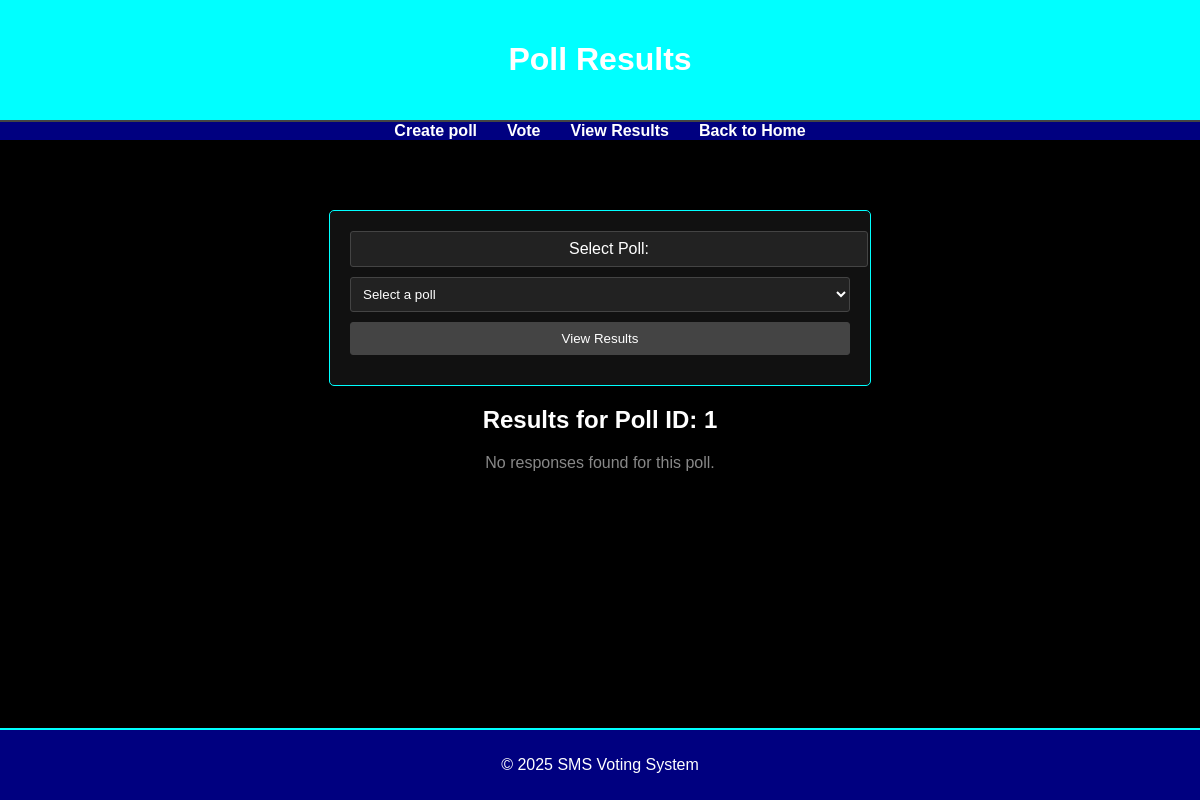
Page /view_responses?survey_id=1 on the earlier database version.
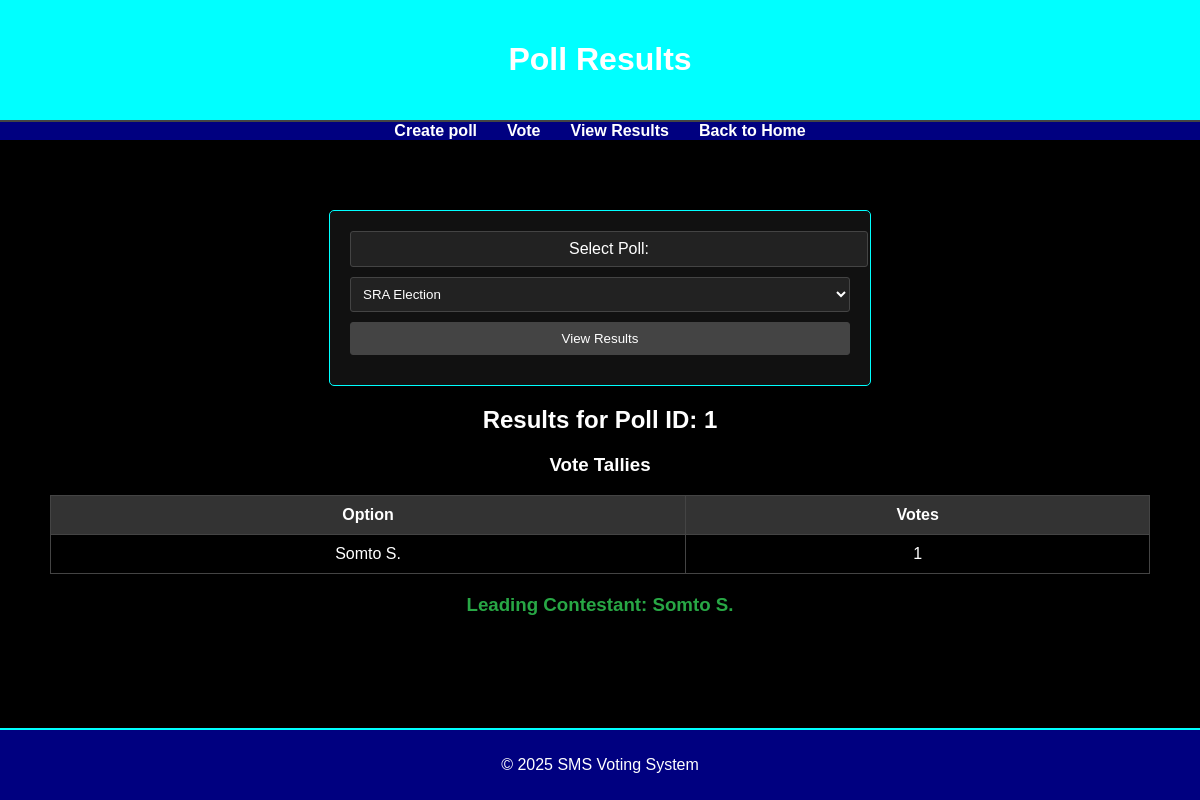
Same page on the later database version.
### tables this page shows
CREATE TABLE responses (
    id INTEGER PRIMARY KEY AUTOINCREMENT,
    question_id INTEGER,
    phone_number TEXT,
    response TEXT,
    FOREIGN KEY (question_id) REFERENCES questions (id)
);

### application/routes.py (the view)
@app.route('/view_responses', methods=['GET'])
def view_responses():
    survey_id = request.args.get('survey_id')
    conn = get_db_connection()
    cursor = conn.cursor()
    cursor.execute("SELECT id, title FROM surveys")
    polls = cursor.fetchall()
    responses = None
    vote_tallies = None
    leading_option = None
    if survey_id:
        cursor.execute("""
            SELECT r.response
            FROM responses r
            JOIN questions q ON r.question_id = q.id
            WHERE q.survey_id = ?
        """, (survey_id,))
        responses = cursor.fetchall()
        vote_tallies = {}
        for response in responses:
            option = response['response']
            if option in vote_tallies:
                vote_tallies[option] += 1
            else:
                vote_tallies[option] = 1
        if vote_tallies:
            leading_option = max(vote_tallies, key=vote_tallies.get)
    conn.close()
    return render_template(
        'view_responses.html',
        polls=polls,
        responses=responses,
        vote_tallies=vote_tallies,
        leading_option=leading_option,
        survey_id=survey_id
    )

### application/database.py (called while the page is built)
def get_db_connection():
    conn = sqlite3.connect(DATABASE)
    conn.row_factory = sqlite3.Row
    return conn

### application/templates/view_responses.html (shortened to what this page needs)
<!DOCTYPE html>
<html lang="en">
<head>
</head>
<body>
    <header>
        <h1>Poll Results</h1>
    </header>
    <nav>
        <ul>
            <li><a href="/create_poll">Create poll</a></li>
            <li><a href="/submit_vote">Vote</a></li>
            <li><a href="/view_responses">View Results</a></li>
            <li><a href="/" class="button">Back to Home</a></li>
        </ul>
    </nav>
    <main>
        <form action="/view_responses" method="GET">
            <label for="survey_id">Select Poll:</label>
            <select id="survey_id" name="survey_id" required>
                <option value="" disabled selected>Select a poll</option>
                {% if polls %}
                    {% for poll in polls %}
                        <option value="{{ poll['id'] }}" {% if survey_id == poll['id']|string %}selected{% endif %}>
                            {{ poll['title'] }}
                        </option>
                    {% endfor %}
                {% endif %}
            </select>
            <button type="submit">View Results</button>
        </form>
        {% if survey_id %}
            <div id="responses">
                <h2>Results for Poll ID: {{ survey_id }}</h2>
                {% if vote_tallies %}
                    <div class="vote-tallies">
                        <h3>Vote Tallies</h3>
                        <table>
                            <thead>
                                <tr>
                                    <th>Option</th>
                                    <th>Votes</th>
                                </tr>
                            </thead>
                            <tbody>
                                {% for option, count in vote_tallies.items() %}
                                    <tr>
                                        <td>{{ option }}</td>
                                        <td>{{ count }}</td>
                                    </tr>
                                {% endfor %}
                            </tbody>
                        </table>
                    </div>
                    <div class="leading-option">
                        <h3>Leading Contestant: {{ leading_option }}</h3>
                    </div>
                {% else %}
                    <p class="no-responses">No responses found for this poll.</p>
                {% endif %}
            </div>
        {% endif %}
    </main>
    <footer>
        <p>&copy; 2025 SMS Voting System</p>
    </footer>
</body>
</html>

Differences in the rows shown:
added responses: response "Somto S.", count "1"
Other differences:
form field survey_id: "Select a poll" → "SRA Election"
text no longer shown: "No responses found for this poll."
text now shown: "Vote Tallies Option Votes Leading Contestant:"
